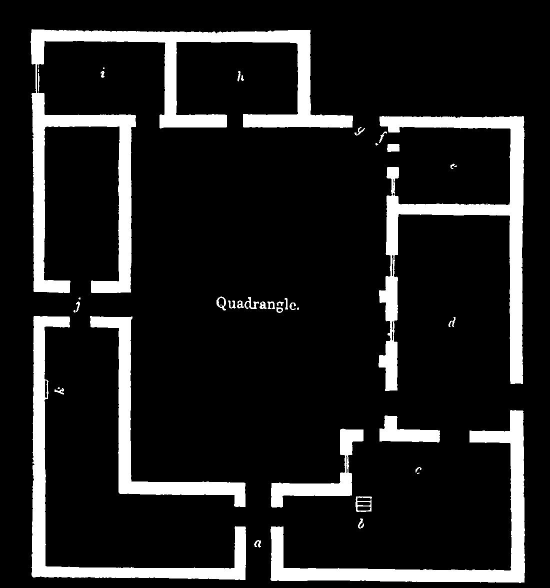
#> input picture Path Planning/4_1_map.jpg, 1100 x 1175 px, found by its file name (shown at 1/2 size)
$ python RandomPlanning.py   (Python 2 division)
#> lines starting #> are read from the running program, lines starting #| are printed output that depends on the picture; after the words box and inside, x2 and y2 are one past the last pixel; in counts of white or black regions, pixels touching at a corner belong together
import numpy as np
import math
import matplotlib.pyplot as plt
#from cv2.cv import *
from PIL import Image
from tempfile import TemporaryFile
from numpy import linalg as LA
import numpy as np
import cv2
from cv2.cv import *

#def ShortestPath(Graph,Source)
#This code is only valid for obstacles which have small obstacles and it just gives a cost function anyway
im = cv2.imread('/home/pulkit/Desktop/4_1_map.jpg');
#> im is the input picture: shape (1175, 1100, 3); min 0, max 255, mean 33.1
DistanceTransformmatrix = cv2.cvtColor(im,cv2.COLOR_BGR2GRAY)
for i in range(1175):
    for j in range(0,1100):
        print i,j
        if (DistanceTransformmatrix[i,j]<=10):
            DistanceTransformmatrix[i,j]=0;
        else:
            DistanceTransformmatrix[i,j]=255;
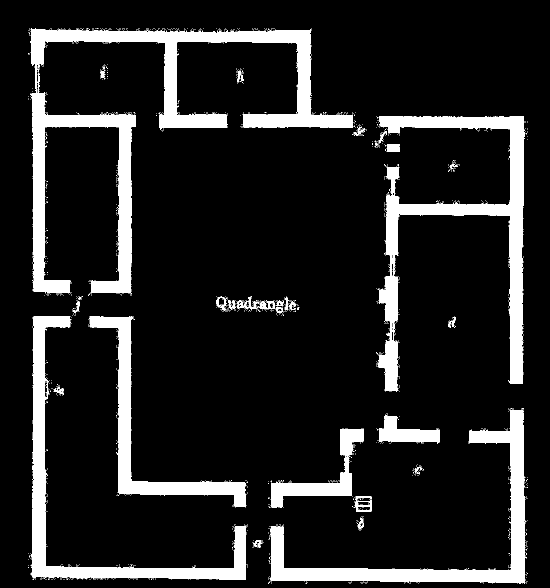
#> DistanceTransformmatrix: shape (1175, 1100) (shown at 1/2 size); 13.3% white; 1859 white regions (1828 under 20 px), largest, box (x1, y1, x2, y2) and area: (61, 56, 707, 589) 54644, (755, 232, 1050, 783) 34264, (539, 819, 1051, 1168) 25156
# [5 lines of commented-out code are left out]
NewDistanceTransformmatrix = np.zeros((1177,1102));
NewDistanceTransformmatrix[1:1176,1:1101]=DistanceTransformmatrix;
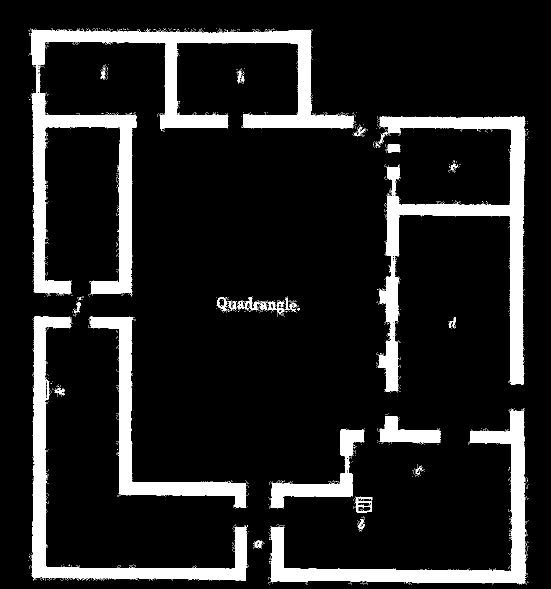
#> NewDistanceTransformmatrix: shape (1177, 1102) float64 (shown at 1/2 size); 13.2% white; 1859 white regions (1828 under 20 px), largest, box (x1, y1, x2, y2) and area: (62, 57, 708, 590) 54644, (756, 233, 1051, 784) 34264, (540, 820, 1052, 1169) 25156
#NewDistanceTransformmatrix[811,1036] = 0;
#NewDistanceTransformmatrix[811:820,1036:1046] = 0;
#cv2.imwrite('/home/pulkit/Desktop/pathfinal.jpg',DistanceTransformmatrix);

#check Point1#print DistanceTransformmatrix
#print DistanceTransformmatrix

goalDistanceTransform = (1175*1100)*(np.ones((1177,1102),dtype='float64'))
goalDistanceTransform[811,1036] = 0
#1175 1100
values = np.zeros(5);
for i in range(2,1176):
	for j in range(2,1101):
         print i,j
         if(NewDistanceTransformmatrix[i,j] != 0):
        	values[0] =goalDistanceTransform[i,j];
        	values[1] =goalDistanceTransform[i-1,j]+1;
        	values[2] =goalDistanceTransform[i+1,j]+1;
        	values[3] =goalDistanceTransform[i,j-1]+1;
        	values[4] =goalDistanceTransform[i,j-1]+1;
        	goalDistanceTransform[i,j] = min(values)


        	#goalDistanceTransform[i,j] = min(values);

for i in reversed(range(0,1174)):
	for j in reversed(range(1100)):
		if(NewDistanceTransformmatrix[i,j] != 0):
        	 values[0] =goalDistanceTransform[i,j];
        	 values[1] =goalDistanceTransform[i-1,j]+1;
        	 values[2] =goalDistanceTransform[i+1,j]+1;
        	 values[3] =goalDistanceTransform[i,j-1]+1;
        	 values[4] =goalDistanceTransform[i,j-1]+1;
        	 goalDistanceTransform[i,j] = min(values)#np.sqrt((i-911)*(i-911)+(i-1035)*(j-1036))

#for i in reversed(range(0,11)):
 #   print i
path = np.zeros((1177,1102));
values = np.zeros(4);
print goalDistanceTransform[145,145]
a  = goalDistanceTransform.max();
b = goalDistanceTransform.min();
print a,b
# [6 lines of commented-out code are left out]
"""
	#for j in range(1,1101):
i = 145
j = 145		#if (i ==145 and j ==145):
path[i,j] = 255;
i_n=i ;
j_n=j;
# [6 lines of commented-out code are left out]

while(i_n !=811 or j_n != 980):

    print i_n,j_n
  # [4 lines of commented-out code are left out]
    values[0] =goalDistanceTransform[i_n-1,j_n]
    values[1] =goalDistanceTransform[i_n,j_n-1]
    values[2] =goalDistanceTransform[i_n+1,j_n]
    values[3] =goalDistanceTransform[i_n,j_n+1]

    a = np.argmin(values);
    if (a==0):
        i_n = i_n-1;
        j_n = j_n;
    if (a==1):
        i_n=i_n
        j_n= j_n-1;
    if (a==2):
        i_n=i_n+1
        j_n= j_n;
    if (a==3):
        i_n=i_n;
        j_n= j_n+1;
    path[i_n,j_n] = 255;
    #i_n_after = i_n;
    #j_n_after = j_n;
"""
cv2.imwrite('/home/pulkit/Desktop/pathfinal.jpg',path);

$ run again, with Path Planning/4_2_distance_transform.png saved as Path Planning/4_1_map.jpg
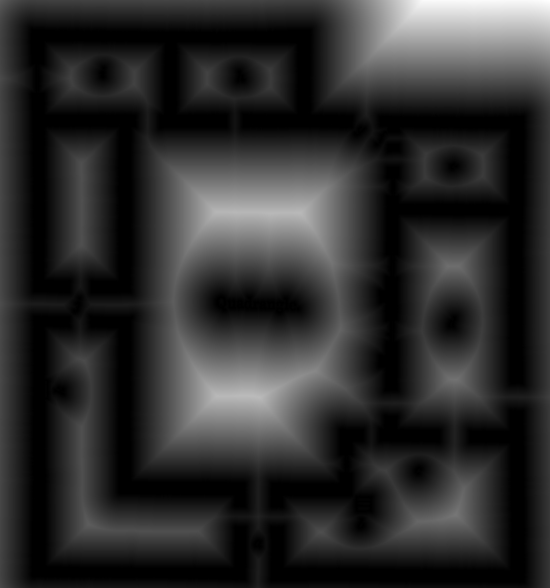
#> input picture Path Planning/4_2_distance_transform.png, 1100 x 1175 px, found by its file name (shown at 1/2 size)
#> im is the input picture: shape (1175, 1100, 3); min 0, max 255, mean 45.7
#> after the loop `for i in range(1175):`:
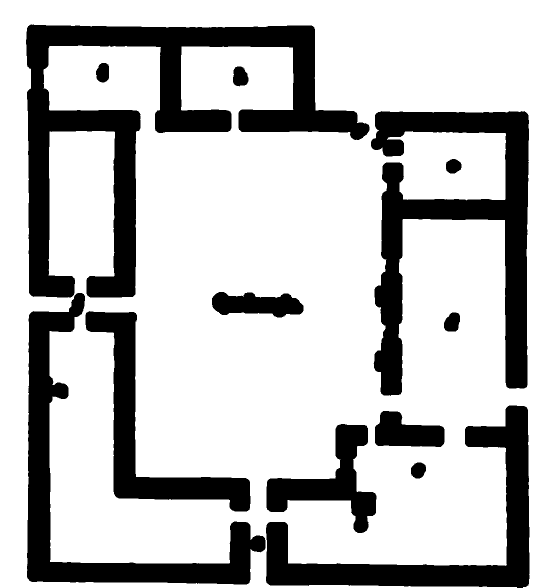
#> DistanceTransformmatrix: shape (1175, 1100) (shown at 1/2 size); 75.3% white; 13 black regions, largest, box (x1, y1, x2, y2) and area: (52, 49, 739, 595) 98621, (742, 222, 1058, 792) 65279, (54, 586, 531, 1169) 47557
#> `NewDistanceTransformmatrix[1:1176,1:1101]=DistanceTransformmatrix;`:
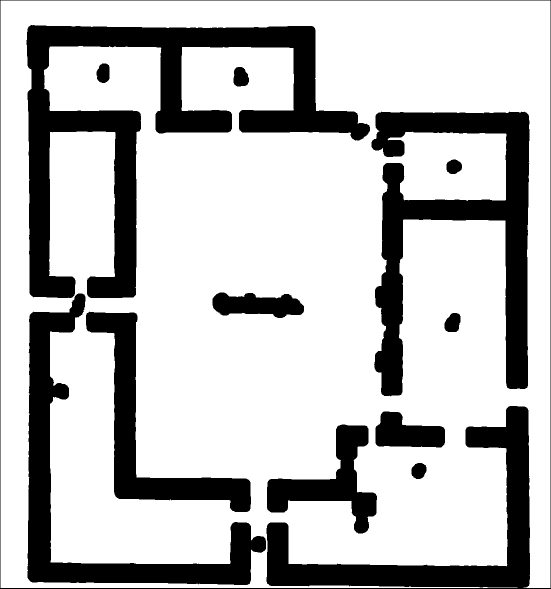
#> NewDistanceTransformmatrix: shape (1177, 1102) float64 (shown at 1/2 size); 75% white; 13 black regions, largest, box (x1, y1, x2, y2) and area: (53, 50, 740, 596) 98621, (743, 223, 1059, 793) 65279, (0, 0, 1102, 1177) 48367
